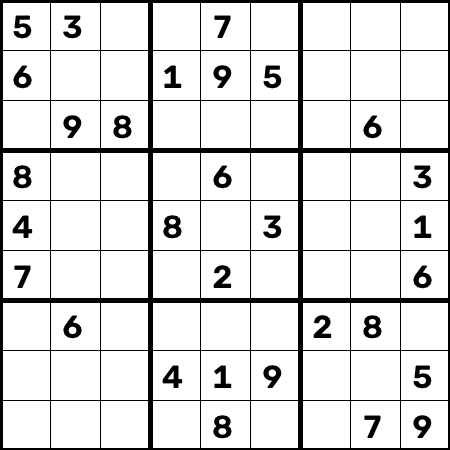
#> input picture sudoku/tests/fixtures_images/example_board.png, 450 x 450 px
$ python -i grid_detection.py   (imports and definitions only)
#> lines starting #> are read from the running program, lines starting #| are printed output that depends on the picture; after the words box and inside, x2 and y2 are one past the last pixel; in counts of white or black regions, pixels touching at a corner belong together
#> further down, picture is the input picture: shape (450, 450); min 0, max 255, mean 223.3
"""Locate and rectify the Sudoku board inside a thresholded image.

The pipeline here no longer asks "does this patch contain ten equally spaced
lines at *exactly* the assumed positions?".  Instead it *fits* the lattice:
line positions are measured from the image, a uniform 10-line model is scored
against those measurements, and the fitted model becomes the authority for
cell boundaries.  This is what makes slightly-off quads, margin-padded crops
and degraded (partially broken) grid lines recoverable instead of fatal.

If the first pass over the untouching contour candidates fails, a small
rotation sweep re-runs detection on tilted copies of the image.
"""

from __future__ import annotations

from dataclasses import dataclass

import cv2
import numpy as np

MIN_BOARD_AREA = 10000
GRID_LINES = 10

# A grid line is a peak in the projection profile; the adaptive threshold
# picks peaks rising this far above the local baseline.  It is deliberately
# small: on a faint board the thin cell lines reach only a third of the thick
# 3x3 lines, and a larger fraction would hide them entirely.
PEAK_FRACTION = 0.15

# Rotation angles (degrees) tried when the untilted image yields no lattice.
_FALLBACK_ANGLES = (5.0, -5.0, 10.0, -10.0, 15.0, -15.0)

# Finer sweep used when the lattice exists but has poor quality (rotated
# board).  Step of 1° keeps the search cheap (21 calls to _search).
_SWEEP_ANGLES = tuple(np.arange(-12.0, 12.5, 1.0))


@dataclass(frozen=True)
class Lattice:
    """Measured positions of the ten grid lines in each direction.

    ``rows`` holds y positions of horizontal lines and ``cols`` x positions of
    vertical lines, both ascending and both of length ten.  ``row_score`` and
    ``col_score`` count the measurements that support the fitted model.
    """

    rows: np.ndarray
    cols: np.ndarray
    row_score: int
    col_score: int

    @property
    def cell_height(self) -> float:
        return float(np.median(np.diff(self.rows)))

    @property
    def cell_width(self) -> float:
        return float(np.median(np.diff(self.cols)))

    @property
    def step(self) -> float:
        return float(min(self.cell_width, self.cell_height))

    @property
    def score(self) -> int:
        return int(self.row_score + self.col_score)


# [30 lines left out: function _lattice_ink_quality, not called in this run]


@dataclass(frozen=True)
class BoardPatch:
    """A rectified board: line-cleaned pixels plus the fitted cell lattice."""

    binary: np.ndarray
    lattice: Lattice
    angle: float = 0.0


def order_points(pts: np.ndarray) -> np.ndarray:
    """Order 4 points as top-left, top-right, bottom-right, bottom-left."""
    pts = np.asarray(pts, dtype="float32").reshape(4, 2)
    summed = pts.sum(axis=1)
    diff = np.diff(pts, axis=1).reshape(-1)
    rect = np.zeros((4, 2), dtype="float32")
    rect[0] = pts[np.argmin(summed)]
    rect[2] = pts[np.argmax(summed)]
    rect[1] = pts[np.argmin(diff)]
    rect[3] = pts[np.argmax(diff)]
    return rect


def _quadrilateral_candidates(img_bin: np.ndarray) -> list[np.ndarray]:
    """Approximate candidate outlines, most-square first."""
    contours, _ = cv2.findContours(img_bin, cv2.RETR_EXTERNAL, cv2.CHAIN_APPROX_SIMPLE)
#> contours = 81 contours; largest, box (x1, y1, x2, y2) and area: (351, 351, 400, 400) 2304, (201, 351, 250, 400) 2304, (51, 351, 100, 400) 2304, (351, 201, 400, 250) 2304, (201, 201, 250, 250) 2304
    if not contours:
        return []
    contours = sorted(contours, key=cv2.contourArea, reverse=True)[:8]
#> contours = 8 contours; box (x1, y1, x2, y2) and area: (351, 351, 400, 400) 2304, (201, 351, 250, 400) 2304, (51, 351, 100, 400) 2304, (351, 201, 400, 250) 2304, (201, 201, 250, 250) 2304, (51, 201, 100, 250) 2304, (351, 51, 400, 100) 2304, (201, 51, 250, 100) 2304

    candidates: list[np.ndarray] = []
    for contour in contours:
        if cv2.contourArea(contour) < MIN_BOARD_AREA:
            break
        perimeter = cv2.arcLength(contour, True)
        if perimeter <= 0:
            continue
        for epsilon in (0.01, 0.02, 0.03, 0.05, 0.08):
            approx = cv2.approxPolyDP(contour, epsilon * perimeter, True)
            if len(approx) == 4:
                candidates.append(approx)
                break
        else:
            # A rotated board outline: use the minimum-area rectangle corners.
            box = cv2.minAreaRect(contour)
            rect = cv2.boxPoints(box)
            if cv2.contourArea(rect) >= MIN_BOARD_AREA:
                candidates.append(rect.reshape(4, 1, 2).astype(np.float32))
    return candidates


def _looks_like_board(candidate: np.ndarray) -> bool:
    """A board outline should be a reasonably large, roughly equilateral shape."""
    rect = order_points(candidate)
    (tl, tr, br, bl) = rect
    width = np.linalg.norm(tr - tl)
    height = np.linalg.norm(bl - tl)
    if width <= 1 or height <= 1:
        return False
    if width * height < MIN_BOARD_AREA:
        return False
    # Perspective photos skew the aspect, but not beyond roughly 3:1.
    aspect = max(width, height) / min(width, height)
    if aspect > 3.5:
        return False
    # Reject shapes that are almost degenerate (slivers).
    diagonal = np.linalg.norm(br - tl)
    if diagonal <= 0:
        return False
    area = float(width * height)
    return area >= 0.45 * (diagonal ** 2) * 0.5


# [5 lines left out: function find_board_corners, not called in this run]


def perspective_transform(img: np.ndarray, corners: np.ndarray, side: int = 450) -> np.ndarray:
    rect = order_points(corners)
    dst = np.array(
        [[0, 0], [side - 1, 0], [side - 1, side - 1], [0, side - 1]], dtype="float32"
    )
    matrix = cv2.getPerspectiveTransform(rect, dst)
    return cv2.warpPerspective(img, matrix, (side, side))


# [180 lines left out: functions _expand_quad, _smooth, _profile_peaks, _fit_axis, fit_lattice, not called in this run]


def looks_like_grid(board: np.ndarray) -> bool:
    """Backwards-compatible wrapper: True when a lattice can be fitted."""
    return fit_lattice(board) is not None


# ---------------------------------------------------------------------------
# Rectification
# ---------------------------------------------------------------------------


def _rotate(img: np.ndarray, angle: float) -> np.ndarray:
    """Rotate an image about its centre without clipping the content.

    A plain ``warpAffine`` rotates into a canvas of the same size, which
    cuts off the corners — fatal when the board fills most of the frame.
    The image is first padded by 20% of its diagonal so the full content
    survives any rotation up to 45°.
    """
    height, width = img.shape[:2]
    pad = int(0.20 * np.hypot(width, height))
    padded = cv2.copyMakeBorder(
        img, pad, pad, pad, pad, cv2.BORDER_CONSTANT, value=0
    )
    ph, pw = padded.shape[:2]
    matrix = cv2.getRotationMatrix2D((pw / 2, ph / 2), angle, 1.0)
    rotated = cv2.warpAffine(
        padded, matrix, (pw, ph), flags=cv2.INTER_LINEAR, borderValue=0
    )
    return rotated


def _search(img_bin: np.ndarray, side: int) -> tuple[np.ndarray, Lattice] | None:
    """Try every plausible quad on one (possibly rotated) binary image.

    For each quad candidate the patch is perspective-transformed to a square
    and a lattice is fitted.  If the fitted lattice misses the border lines
    (the outermost rulings are far from the patch edges — a sign that
    contour detection found corners just inside the board border), the quad
    is expanded outward and the fit retried.
    """
    best: tuple[np.ndarray, Lattice] | None = None
    best_quality = -1.0
    for candidate in _quadrilateral_candidates(img_bin):
        if not _looks_like_board(candidate):
            continue

        patch = perspective_transform(img_bin, candidate, side=side)
        if patch is None or patch.size == 0:
            continue
        ink = float(cv2.countNonZero(patch)) / float(patch.size)
        if ink < 0.008 or ink > 0.7:
            continue

        lattice = fit_lattice(patch)

        # If the lattice misses the border lines, the quad likely clipped
        # them.  Expand the quad outward and retry.
        if lattice is not None and not _lattice_spans_patch(lattice, side):
            expanded = perspective_transform(
                img_bin, _expand_quad(candidate), side=side
            )
            if expanded is not None and expanded.size > 0:
                expanded_lattice = fit_lattice(expanded)
                if expanded_lattice is not None and _lattice_spans_patch(
                    expanded_lattice, side
                ):
                    patch = expanded
                    lattice = expanded_lattice

        if lattice is not None:
            quality = _lattice_quality(patch, lattice, side)
            if quality > best_quality:
                best_quality = quality
                best = (patch, lattice)
#> this loop made 0 passes
#> after the loop, best_quality = -1
    return best


# [97 lines left out: functions _lattice_quality, _lattice_spans_patch, remove_grid_lines, not called in this run]


def extract_board(img_bin: np.ndarray, side: int = 450) -> BoardPatch | None:
    """Locate, rectify and clean the board, or return ``None``.

    The returned :class:`BoardPatch` carries the line-removed pixels *and* the
    lattice that was measured from the image, so downstream cell segmentation
    uses measured boundaries rather than an assumed uniform split.

    When the lattice fitted on the untilted image is poor (rotated board:
    the perspective warp leaves the internal grid lines diagonal, yielding a
    sub-grid or a lattice with bad ink alignment), the *original binary
    image* is rotated and the full search re-run.  Rotating the source is
    essential — rotating the already-rectified patch cannot undo the
    diagonal grid left by the perspective warp.
    """
    if img_bin is None or img_bin.size == 0:
        return None

    found = _search(img_bin, side)
    angle = 0.0
    if found is not None:
        patch, lattice = found
        if _lattice_quality(patch, lattice, side) < 1.1:
            # Quality is marginal or poor; try rotating the original image.
            best = found
            best_quality = _lattice_quality(patch, lattice, side)
            for fallback in _SWEEP_ANGLES:
                candidate = _search(_rotate(img_bin, float(fallback)), side)
                if candidate is None:
                    continue
                cpatch, clattice = candidate
                quality = _lattice_quality(cpatch, clattice, side)
                if quality > best_quality:
                    best_quality = quality
                    best = candidate
                    angle = float(fallback)
            found = best
    else:
        for fallback in _FALLBACK_ANGLES:
            found = _search(_rotate(img_bin, fallback), side)
            if found is not None:
                angle = fallback
                break
#> this loop made 6 passes
#> pass 1, in _rotate, `padded = cv2.copyMakeBorder( img, pad, pad, pad, pad, cv2.BORDER_CONST..`:
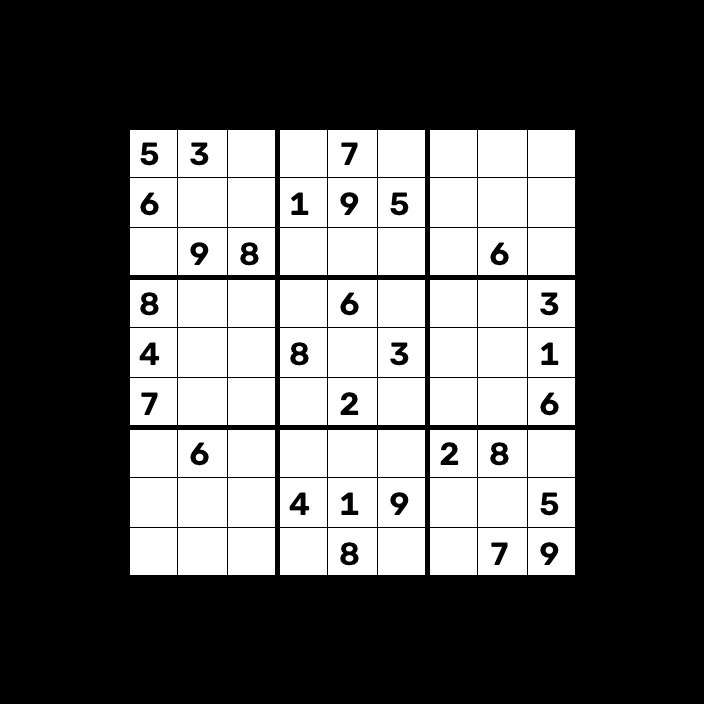
#> padded: shape (704, 704); min 0, max 255, mean 91.3
#> pass 1, in _rotate, `rotated = cv2.warpAffine( padded, matrix, (pw, ph), flags=cv2.INTER_LI..`:
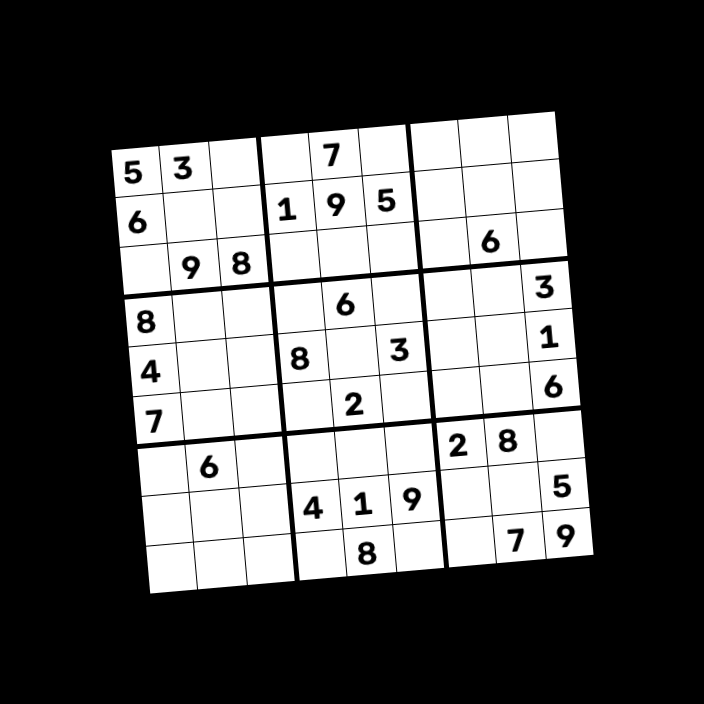
#> rotated: shape (704, 704); min 0, max 255, mean 91.3
#> pass 2, in _rotate (call 2), `rotated = cv2.warpAffine( padded, matrix, (pw, ph), flags=cv2.INTER_LI..`:
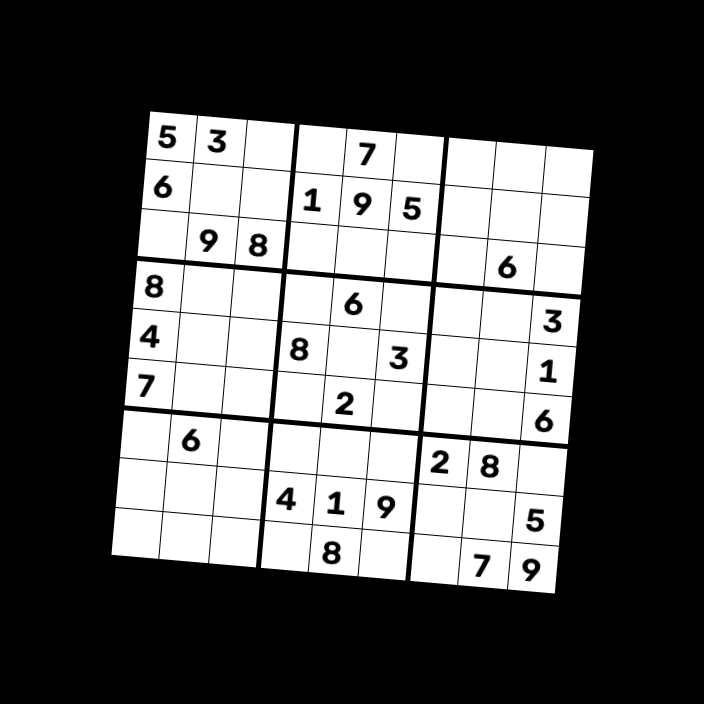
#> rotated: shape (704, 704); min 0, max 255, mean 91.3
#> pass 3, in _rotate (call 3), `rotated = cv2.warpAffine( padded, matrix, (pw, ph), flags=cv2.INTER_LI..`:
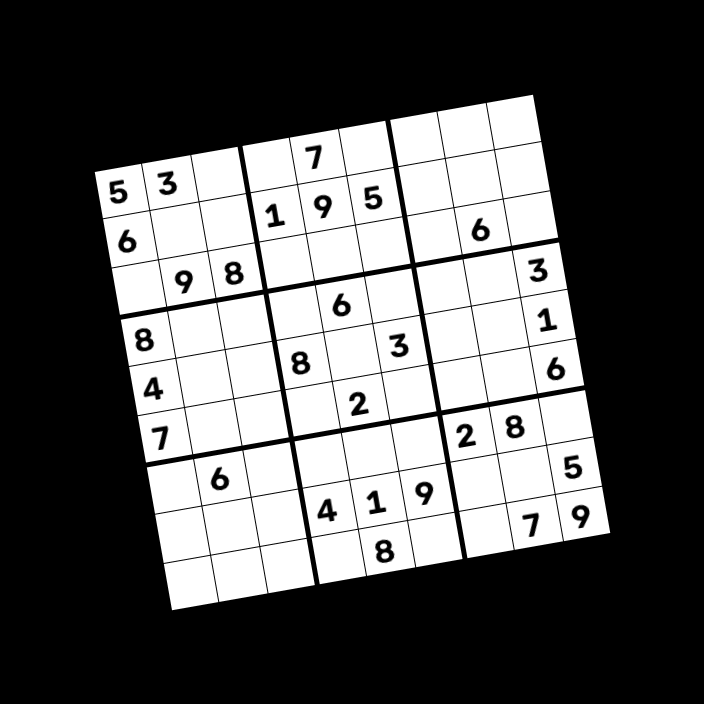
#> rotated: shape (704, 704); min 0, max 255, mean 91.3
    if found is None:
        return None

    patch, lattice = found
    return BoardPatch(
        binary=remove_grid_lines(patch, lattice),
        lattice=lattice,
        angle=angle,
    )

>>> import cv2
>>> picture = cv2.imread('../tests/fixtures_images/example_board.png', cv2.IMREAD_GRAYSCALE)
>>> result = extract_board(picture)
